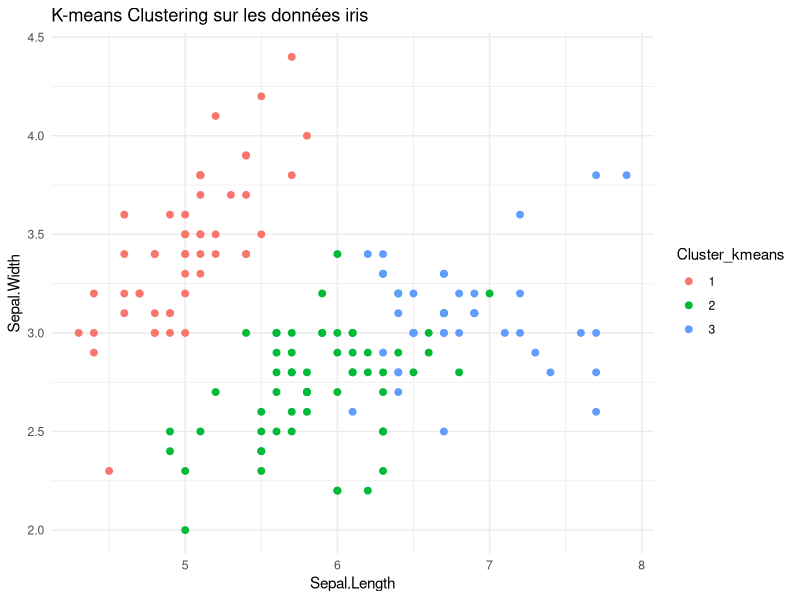
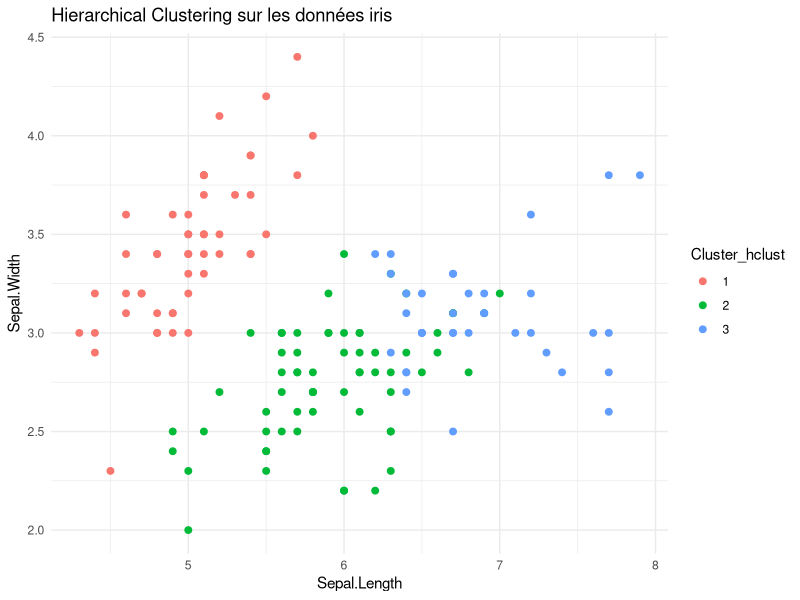
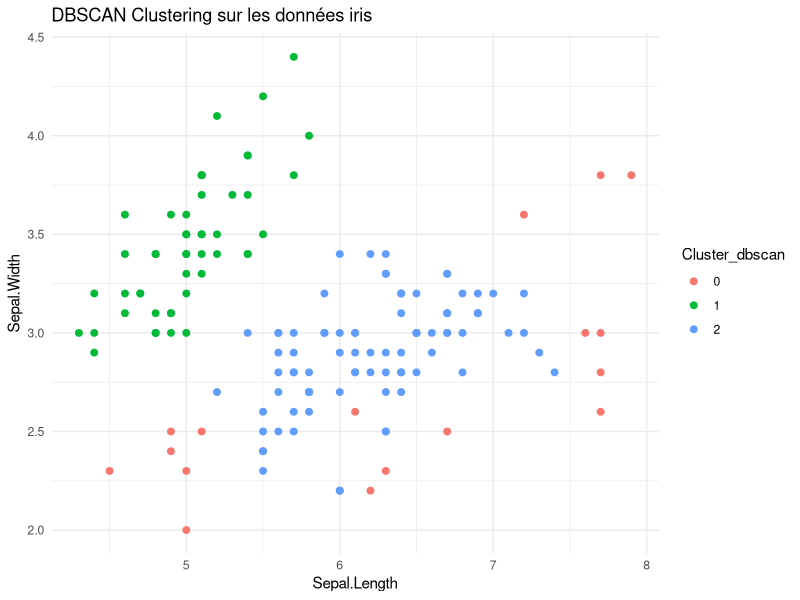
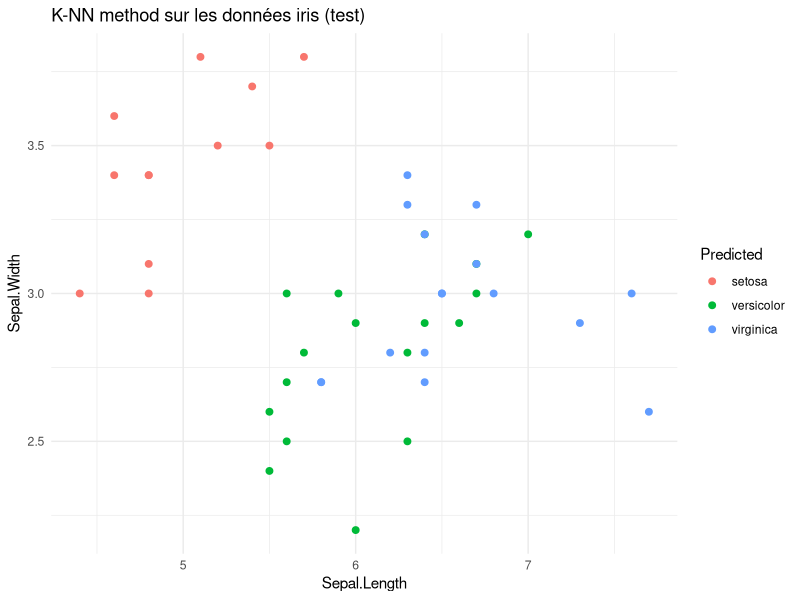

Write the R code that produced these figures, in order.
library(class)
library(ggplot2)
library(dbscan)

# Chargement des données iris
data(iris)

# Suppression de la colonne Species pour appliquer les algorithmes
iris_data <- iris[, -5]
iris_labels <- iris$Species

#----------------------------K-Means--------------------------------------------

#### Appliquer k-means sur les données iris
set.seed(42)
kmeans_result <- kmeans(iris_data, centers = 3)

# Ajouter les clusters prévus dans les données
iris$Cluster_kmeans <- as.factor(kmeans_result$cluster)

#------------------------hierarchical clustering--------------------------------

dist_matrix <- dist(iris_data)  # Matrice de distances
hclust_result <- hclust(dist_matrix, method = "ward.D2")

# Couper l'arbre pour obtenir 3 clusters
hclust_clusters <- cutree(hclust_result, k = 3)
iris$Cluster_hclust <- as.factor(hclust_clusters)

#-----------------------------DBSCAN--------------------------------------------

# eps = rayon maximal d'un voisinage) et minPts (nombre minimum de voisins)
dbscan_result <- dbscan(iris_data, eps = 0.5, minPts = 5)

# Ajouter les clusters DBSCAN à la dataframe iris
iris$Cluster_dbscan <- as.factor(dbscan_result$cluster)

#-------------------Séparation des données en train et test---------------------

# Séparation des données en train et test
set.seed(42)
train_idx <- sample(1:nrow(iris_data), 0.7 * nrow(iris_data))
train_data <- iris_data[train_idx, ]
train_labels <- iris_labels[train_idx]
test_data <- iris_data[-train_idx, ]
test_labels <- iris_labels[-train_idx]

# Appliquer la méthode K-NN avec k = 3
knn_pred <- knn(train = train_data, test = test_data, cl = train_labels, k = 3)

#-------------------Visualisation des résultats---------------------------------
##K-means
ggplot(iris, aes(x = Sepal.Length, y = Sepal.Width, color = Cluster_kmeans)) +
  geom_point(size = 2) +
  labs(title = "K-means Clustering sur les données iris") +
  theme_minimal()
##Hierarchical Clustering
ggplot(iris, aes(x = Sepal.Length, y = Sepal.Width, color = Cluster_hclust)) +
  geom_point(size = 2) +
  labs(title = "Hierarchical Clustering sur les données iris") +
  theme_minimal()
##DBSCAN
ggplot(iris, aes(x = Sepal.Length, y = Sepal.Width, color = Cluster_dbscan)) +
  geom_point(size = 2) +
  labs(title = "DBSCAN Clustering sur les données iris") +
  theme_minimal()
##K-NN -  sur les données de test uniquement
test_results <- data.frame(Sepal.Length = test_data$Sepal.Length, 
                           Sepal.Width = test_data$Sepal.Width, 
                           Predicted = knn_pred)
ggplot(test_results, aes(x = Sepal.Length, y = Sepal.Width, color = Predicted)) +
  geom_point(size = 2) +
  labs(title = "K-NN method sur les données iris (test)") +
  theme_minimal()

#-----------------------Matrice de confusion------------------------------------

# Matrice de confusion pour K-NN
table(Predicted = knn_pred, Actual = test_labels)

# Matrice de confusion pour K-means
table(Kmeans = kmeans_result$cluster, Réel = iris_labels)

# Matrice de confusion pour DBSCAN
table(DBSCAN = dbscan_result$cluster, Réel = iris_labels)

# Matrice de confusion pour hclust
table(Hclust = hclust_clusters, Réel = iris_labels)
